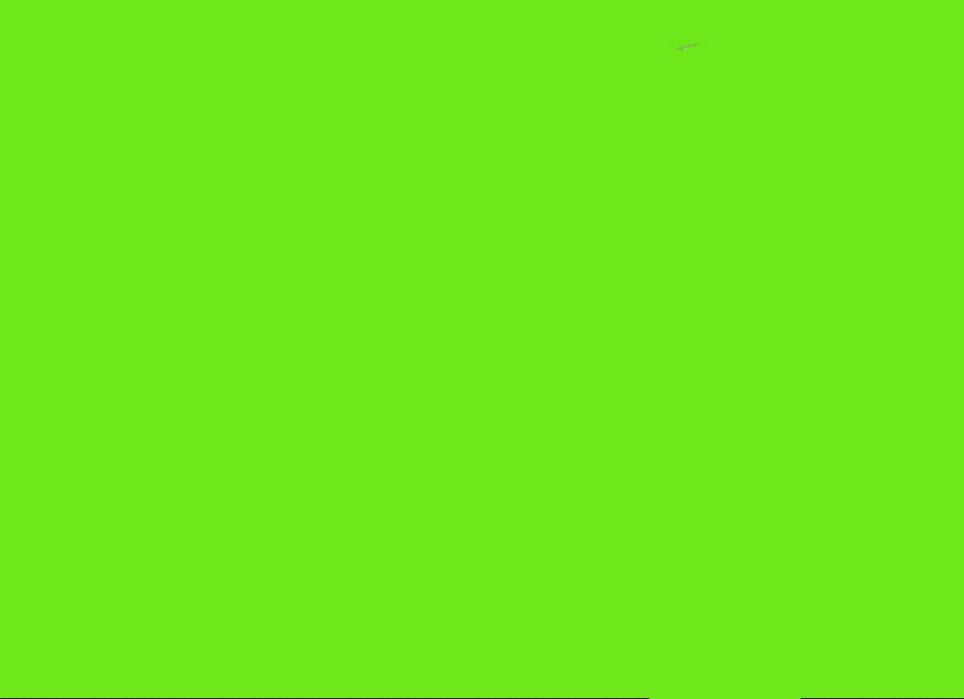
#> input picture day 8 1-11-2025/dstt-exercise/Dataset/background.png, 964 x 699 px
$ jupyter execute BackgroundSubtraction_Problem.ipynb
#> lines starting #> are read from the running program, lines starting #| are printed output that depends on the picture; after the words box and inside, x2 and y2 are one past the last pixel; in counts of white or black regions, pixels touching at a corner belong together
# Background Subtraction - Thay đổi Background

Bài tập xử lý ảnh: Tách đối tượng khỏi background và thay thế bằng background mới

## Cài đặt thư viện (nếu cần)
Chạy cell dưới nếu chưa cài opencv-python và matplotlib

[cell 1]
# Cài đặt thư viện cần thiết (chỉ chạy 1 lần)
# Bỏ comment dòng dưới nếu cần cài
# !pip install opencv-python matplotlib numpy

## Import thư viện

[cell 2]
import numpy as np
import cv2
import matplotlib.pyplot as plt

print("✅ Import thành công!")

[cell 3]
## Bước 1: Tính sự khác biệt giữa background và ảnh có đối tượng

[cell 4]
def computeDifference(bg_img, input_img):
  # Chuyển sang grayscale
  bg_gray = cv2.cvtColor(bg_img, cv2.COLOR_BGR2GRAY)
  input_gray = cv2.cvtColor(input_img, cv2.COLOR_BGR2GRAY)

  # Tính sự khác biệt giữa 2 ảnh
  difference_single_channel = cv2.absdiff(bg_gray, input_gray)

  return difference_single_channel

[cell 5]
bg1_image = cv2.imread('Dataset/background.png', 1)
#> bg1_image is the input picture: shape (699, 964, 3); mean B, G, R 27, 231.8, 109.9
bg1_image = cv2.resize(bg1_image, (640, 480))
#> bg1_image: shape (480, 640, 3)

ob_image = cv2.imread('Dataset/StillImage.png', 1)
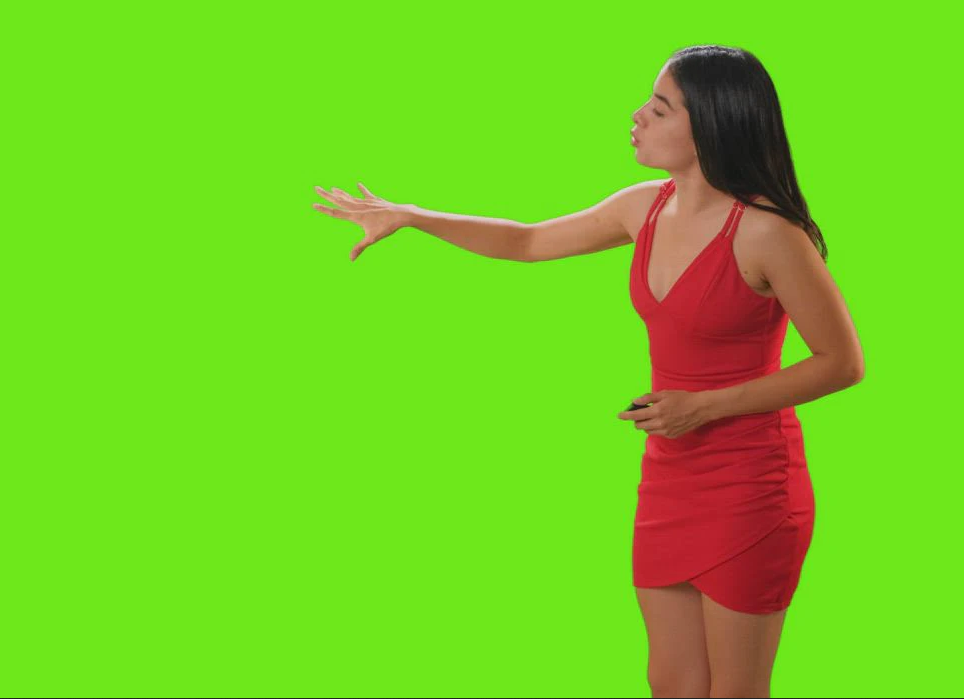
#> input picture day 8 1-11-2025/dstt-exercise/Dataset/StillImage.png, 964 x 699 px
#> ob_image is the input picture: shape (699, 964, 3); mean B, G, R 32.7, 203.1, 116.8
ob_image = cv2.resize(ob_image, (640, 480))
#> ob_image: shape (480, 640, 3)

difference_single_channel = computeDifference(bg1_image, ob_image)
#> in computeDifference, `input_gray = cv2.cvtColor(input_img, cv2.COLOR_BGR2GRAY)`:
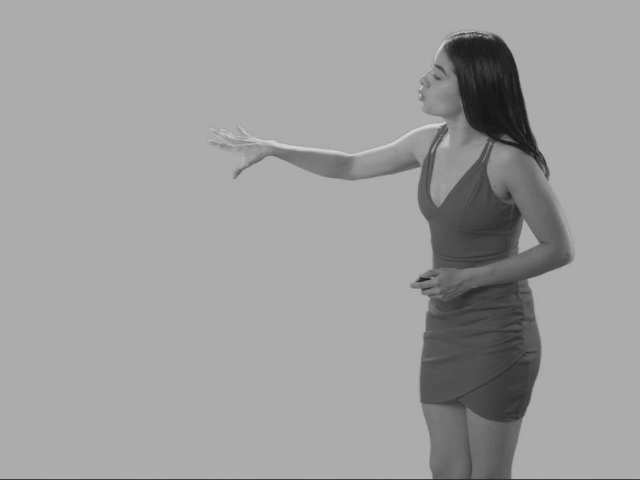
#> input_gray: shape (480, 640); min 21, max 216, mean 157.7
#> in computeDifference, `difference_single_channel = cv2.absdiff(bg_gray, input_gray)`:
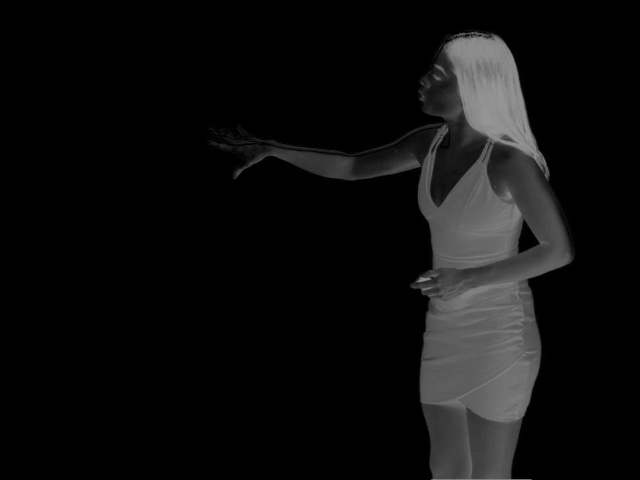
#> difference_single_channel: shape (480, 640); min 0, max 151, mean 14.3

plt.figure(figsize=(8, 6))
plt.imshow(difference_single_channel, cmap='gray')
plt.title('Difference Image')
plt.axis('off')
plt.show()

[cell 6]
## Bước 2: Tạo Binary Mask (mặt nạ nhị phân)

[cell 7]
def computeBinaryMask(difference_single_channel):
  # Áp dụng threshold để tạo binary mask
  # Pixel > 30 -> 255 (trắng - đối tượng)
  # Pixel <= 30 -> 0 (đen - background)
  _, difference_binary = cv2.threshold(difference_single_channel, 30, 255, cv2.THRESH_BINARY)
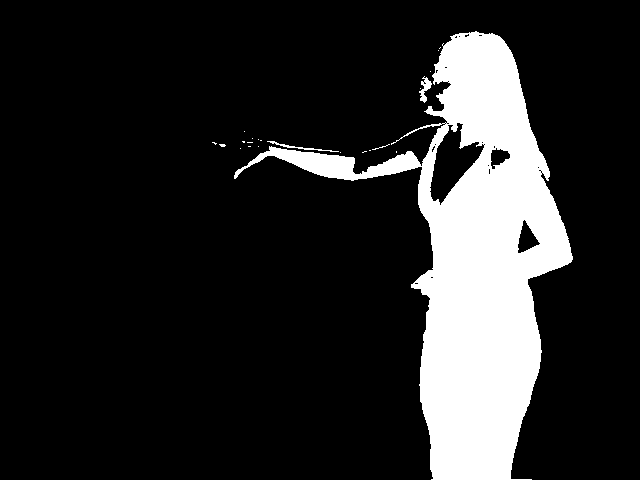
#> difference_binary: shape (480, 640); 15.6% white; 23 white regions (19 under 20 px), largest, box (x1, y1, x2, y2) and area: (234, 31, 573, 480) 47539, (419, 76, 432, 103) 152, (267, 141, 339, 152) 124, (372, 144, 390, 150) 20

  return difference_binary

[cell 8]
bg1_image = cv2.imread('Dataset/background.png', 1)
bg1_image = cv2.resize(bg1_image, (640, 480))

ob_image = cv2.imread('Dataset/StillImage.png', 1)
ob_image = cv2.resize(ob_image, (640, 480))

difference_single_channel = computeDifference(bg1_image, ob_image)

binary_mask = computeBinaryMask(difference_single_channel)

plt.figure(figsize=(8, 6))
plt.imshow(binary_mask, cmap='gray')
plt.title('Binary Mask')
plt.axis('off')
plt.show()

[cell 9]
def replaceBackGround(bg1_image, bg2_image, ob_image):
  difference_single_channel = computeDifference(bg1_image, ob_image)
  binary_mask = computeBinaryMask(difference_single_channel)

  # Mở rộng binary_mask từ 2D (grayscale) thành 3D (RGB)
  binary_mask_3ch = cv2.cvtColor(binary_mask, cv2.COLOR_GRAY2BGR)

  # Thay thế background
  output = np.where(binary_mask_3ch == 255, ob_image, bg2_image)
  return output

## Bước 3: Thay thế Background

[cell 10]
# Đọc và resize ảnh
bg1_image = cv2.imread('Dataset/background.png', 1)
bg1_image = cv2.resize(bg1_image, (640, 480))

ob_image = cv2.imread('Dataset/StillImage.png', 1)
ob_image = cv2.resize(ob_image, (640, 480))

bg2_image = cv2.imread('Dataset/FakeBackground.png')
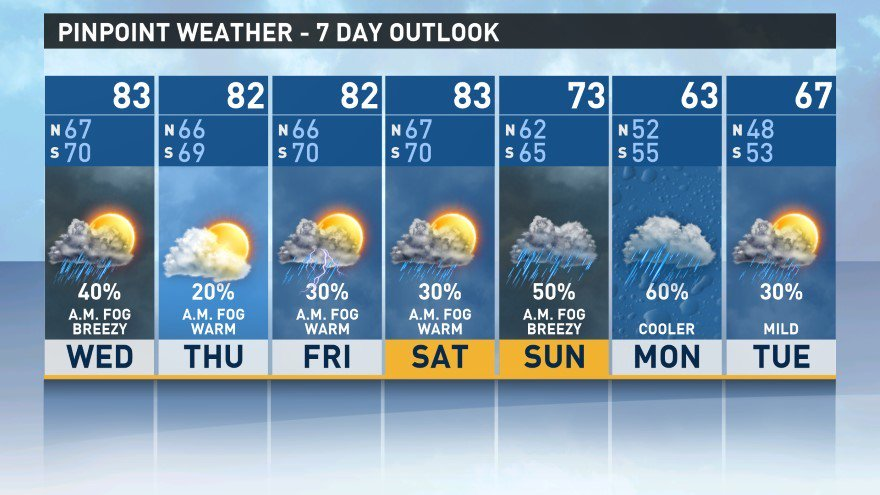
#> input picture day 8 1-11-2025/dstt-exercise/Dataset/FakeBackground.png, 880 x 495 px
#> bg2_image is the input picture: shape (495, 880, 3); mean B, G, R 171, 148.5, 121.3
bg2_image = cv2.resize(bg2_image, (640, 480))
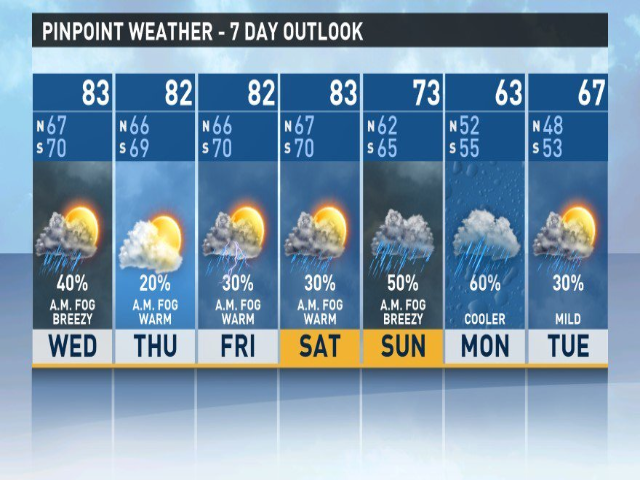
#> bg2_image: shape (480, 640, 3); mean B, G, R 170.9, 148.4, 121.2

# Thay thế background
output = replaceBackGround(bg1_image, bg2_image, ob_image)
#> in replaceBackGround, `output = np.where(binary_mask_3ch == 255, ob_image, bg2_image)`:
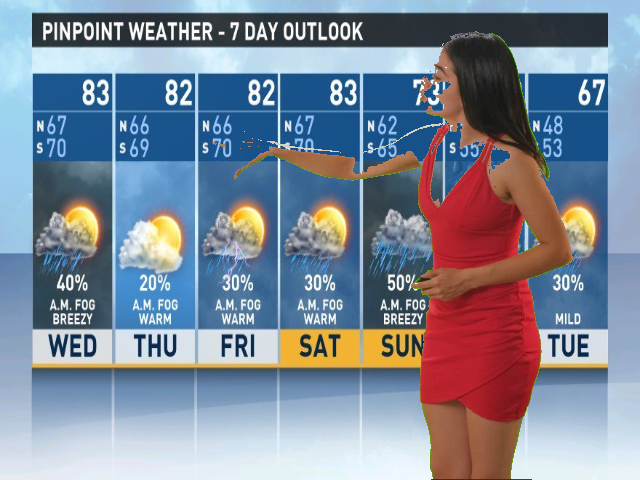
#> output: shape (480, 640, 3); mean B, G, R 153, 136.5, 127.1

# Hiển thị kết quả
fig, axes = plt.subplots(2, 2, figsize=(12, 10))

axes[0, 0].imshow(cv2.cvtColor(bg1_image, cv2.COLOR_BGR2RGB))
axes[0, 0].set_title('Background Gốc')
axes[0, 0].axis('off')

axes[0, 1].imshow(cv2.cvtColor(ob_image, cv2.COLOR_BGR2RGB))
axes[0, 1].set_title('Ảnh có Đối tượng')
axes[0, 1].axis('off')

axes[1, 0].imshow(cv2.cvtColor(bg2_image, cv2.COLOR_BGR2RGB))
axes[1, 0].set_title('Background Mới')
axes[1, 0].axis('off')

axes[1, 1].imshow(cv2.cvtColor(output, cv2.COLOR_BGR2RGB))
axes[1, 1].set_title('🎯 Kết quả: Background đã thay đổi')
axes[1, 1].axis('off')

plt.tight_layout()
plt.show()
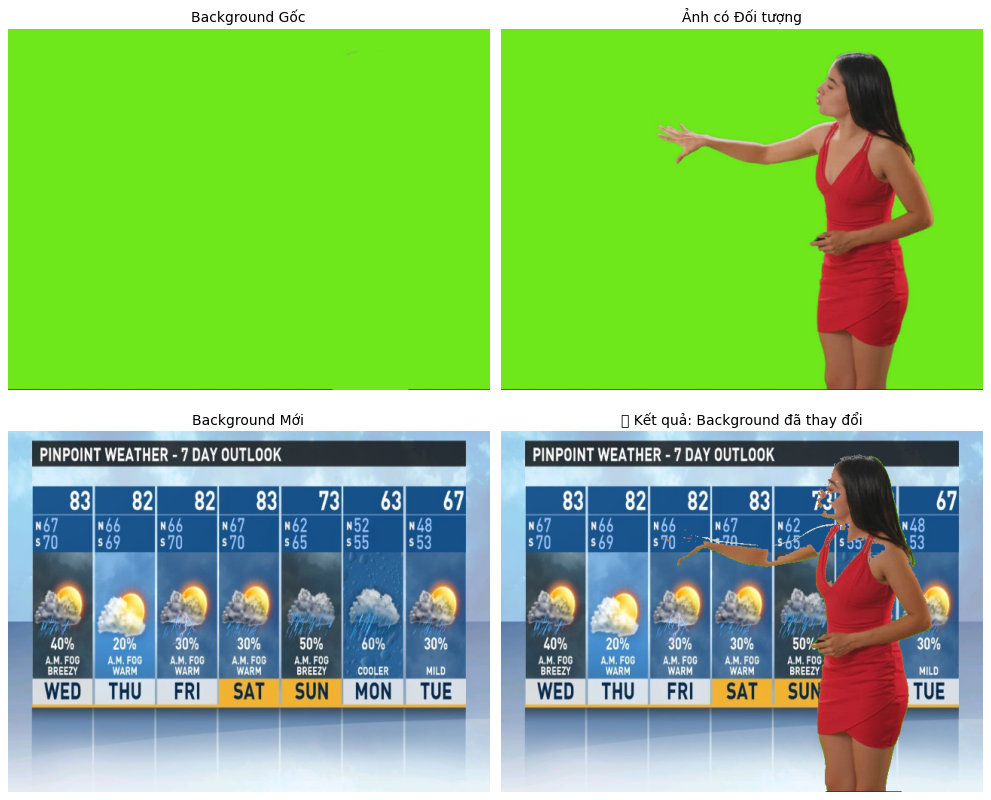
#> figure drawn by matplotlib, 4 panels

print("✅ Hoàn thành thay đổi background!")
